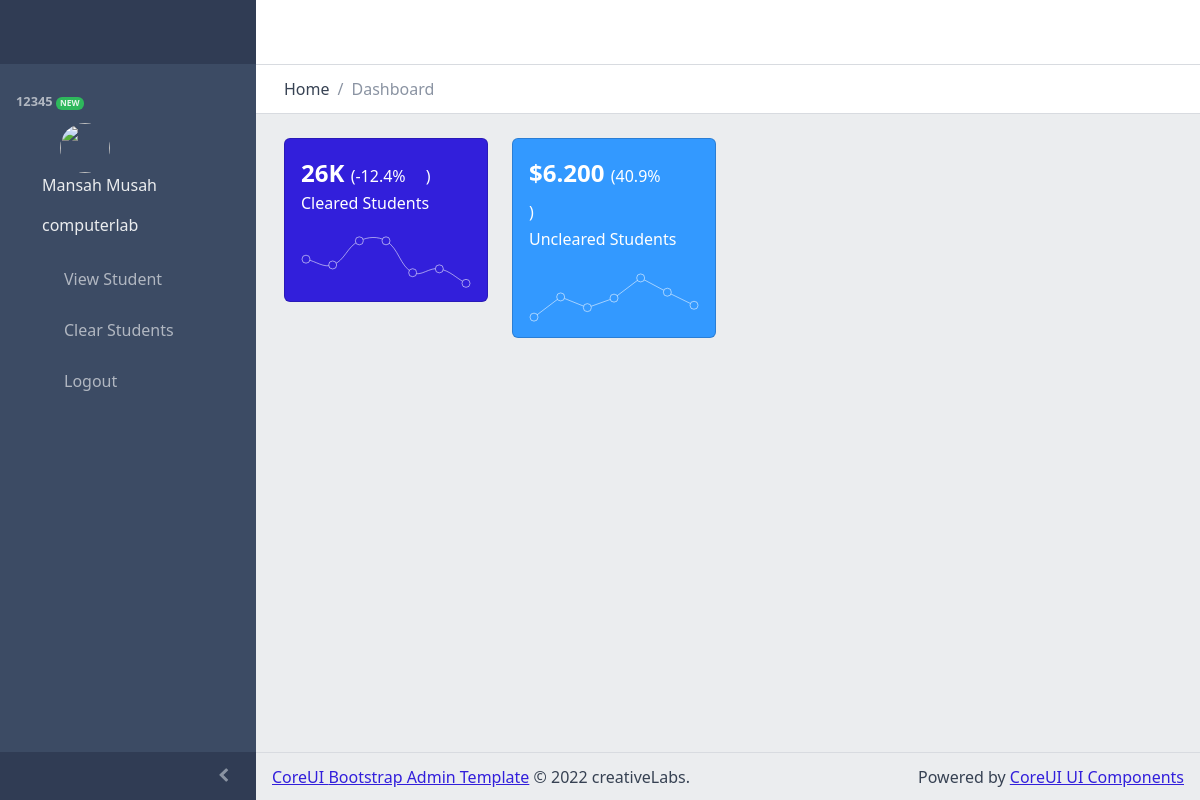
The app's page /officer/index.php (signed in) with its own data.
### tables this page shows
CREATE TABLE `officers` (
  `id` int(11) NOT NULL,
  `officerid` varchar(255) NOT NULL,
  `officerpassword` varchar(255) NOT NULL,
  `officerfullname` varchar(255) NOT NULL,
  `officerdepartment` varchar(255) NOT NULL
);

### officer/includes/side-bar-ui.php (the view, shortened to what this page needs)
<?php
    require_once("../config.php");
    $officerid = $_SESSION['officerid'];
    $sqlStudentsInfo = "SELECT * FROM officers WHERE officerid = :officerid";
    $statement = $conn->prepare($sqlStudentsInfo);
    $results = $statement->execute([
      ':officerid' => $officerid
    ]);
    $columns = $statement->fetchAll();
    if($results){
      foreach($columns as $column){
        $officerid = $column['officerid'];
        $fullname = $column['officerfullname'];
        $officerdepartment = $column['officerdepartment'];
      }
    } else{
      $_SESSION['message'] = "Sorry!! Try Again Later!! Something went wrong";
      $_SESSION['alert'] = "alert alert-danger";
    }
;?>
<div class="sidebar sidebar-dark sidebar-fixed" id="sidebar">
<div class="sidebar-brand d-none d-md-flex">
  <svg class="sidebar-brand-full" width="118" height="46" alt="CoreUI Logo">
    <use xlink:href="assets/brand/coreui.svg#full"></use>
  </svg>
</div>
<ul class="sidebar-nav" data-coreui="navigation" data-simplebar="">
  <li class="nav-title"><?= $officerid;?> <span class="badge badge-sm bg-success ms-auto">NEW</span></li>
    <li class="nav-item">
    <div class="rounded-circle">
      <img src="././assets/img/officer.jpg" style="margin-left: 60px;" class="avatar" alt="" srcset="">
    </div>
    <div class="container">
    <p style="margin-left: 30px;" class="text-light"><?= $fullname;?> </p>
    <p style="margin-left: 30px;" class="text-light"> <?= $officerdepartment;?></p>
    </div>
    </li>
  <li class="nav-item"><a class="nav-link" href="././request-form.php">
      <svg class="nav-icon">
        <use xlink:href="vendors/@coreui/icons/svg/free.svg#cil-cursor"></use>
      </svg> View Student</a></li>
  <li class="nav-item"><a class="nav-link" href="././view-status.php">
      <svg class="nav-icon">
        <use xlink:href="vendors/@coreui/icons/svg/free.svg#cil-pencil"></use>
      </svg> Clear Students</a></li>
      <li class="nav-item"><a class="nav-link" href="././logout.php">
      <svg class="nav-icon">
        <use xlink:href="vendors/@coreui/icons/svg/free.svg#cil-notes"></use>
      </svg> Logout</a></li>
</ul>
<button class="sidebar-toggler" type="button" data-coreui-toggle="unfoldable"></button>
</div>

### officer/includes/side-bar-ui.php (style rules this page uses)
.avatar { vertical-align: middle; width: 50px; height: 50px; border-radius: 50%; }

### records on screen
officers: officerid "12345", officerfullname "Mansah Musah", officerdepartment "computerlab"
